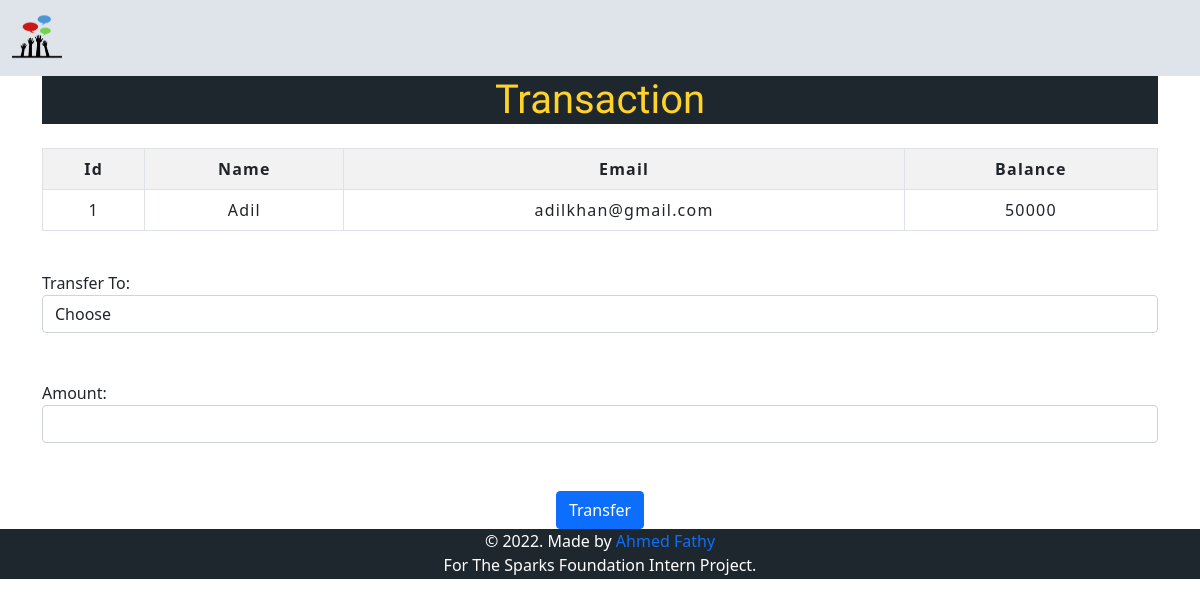
Screenshot of /select_user_detail.php?Id=1 with the database file from the repository.
### tables this page shows
CREATE TABLE `User` (
    `Id` INT PRIMARY KEY AUTO_INCREMENT,
    `Name` TEXT NOT NULL,
    `Email` VARCHAR(50) NOT NULL,
    `Balance` INT NOT NULL
);

### select_user_detail.php (the view, shortened to what this page needs)
<?php
    include('config.php');
?>
<?php include('nav.php');?>
	<div class="container">
        <h1>Transaction</h1>
        <?php
            $sender_id = $_GET['Id'];
            $query = "SELECT * FROM `User` WHERE `Id` = $sender_id;";
            $result = mysqli_query($conn, $query);
            $row = mysqli_fetch_assoc($result);
        ?>
        <form method="post" name="tcredit" class="tabletext">
            <br>
            <div>
                <table class="table table-striped table-condensed table-bordered">
                    <tr>
                        <th class="text-center">Id</th>
                        <th class="text-center">Name</th>
                        <th class="text-center">Email</th>
                        <th class="text-center">Balance</th>
                    </tr>
                    <tr>
                        <td class="py-2"><?php echo($row['Id']); ?></td>
                        <td class="py-2"><?php echo($row['Name']); ?></td>
                        <td class="py-2"><?php echo($row['Email']); ?></td>
                        <td class="py-2"><?php echo($row['Balance']); ?></td>
                    </tr>
                </table>
            </div>
            <br>
            <label>Transfer To:</label>
            <select name="to" class="form-control" required>
                <option value="" disabled selected>Choose</option>
            </select>
            <br>
            <br>
            <label>Amount:</label>
            <input type="number" class="form-control" name="amount" required></input>
            <br>
            <br>
            <div class="text-center" >
                <button class="btn btn-primary" name="submit" type="submit" id="btn">Transfer</button>
            </div>
        </form>
    </div>
<?php include('footer.php'); ?>

### css/index.css (style rules this page uses)
h1 { background-color:#1e272e; cursor: pointer; color: #ffd32a; text-align: center; height: 70px; margin-bottom: 0 !important; border: 0 !important; height: auto; transform: 1s; font-family: 'Suez One', serif; }

### css/table.css (style rules this page uses)
* { padding: 10; margin: 0; box-sizing: border-box; }
table { letter-spacing: 1.2px; color: red; }
td { text-align: center; }
button { border:none; background: #d9d9d9; }

### rows the page displays
user: Id "1", Name "Adil", Email "adilkhan@gmail.com", Balance "50000"
